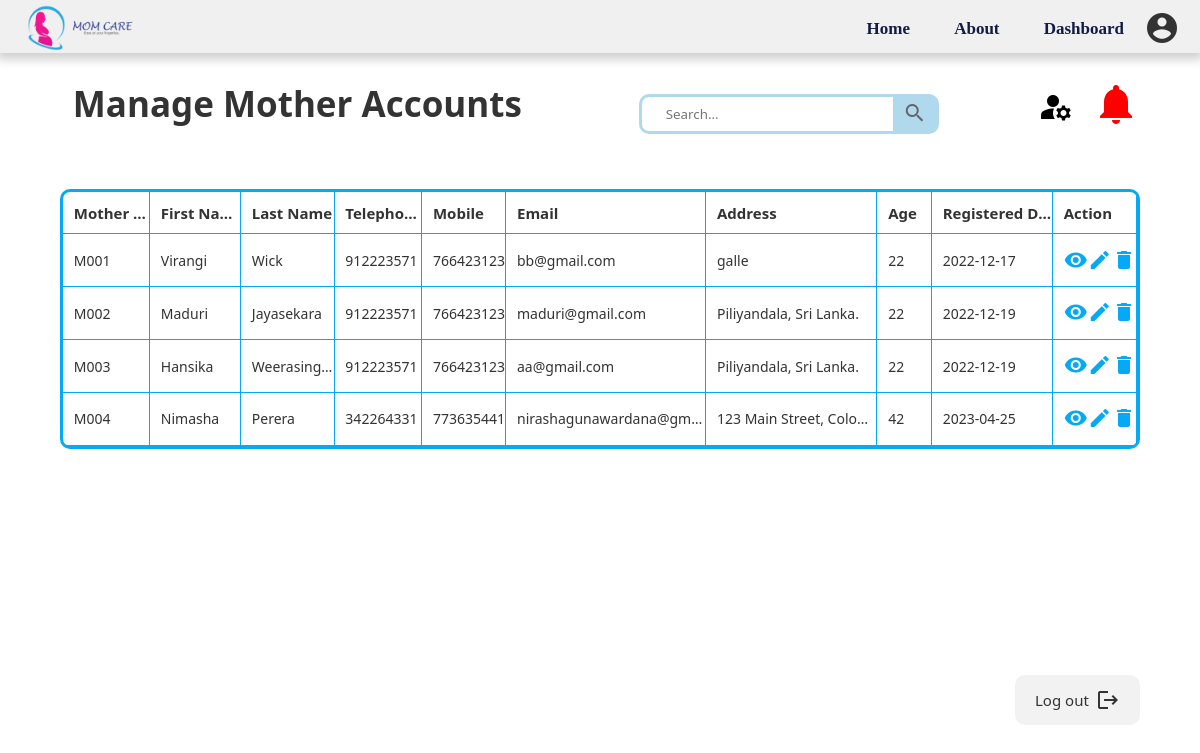
The page /View/Admin/admin-managemother.php (signed in) on the database its author committed.
### tables this page shows
CREATE TABLE IF NOT EXISTS `mother_details` (
  `mom_id` varchar(11) NOT NULL,
  `mom_fname` varchar(255) NOT NULL,
  `mom_mname` varchar(255) NOT NULL,
  `mom_lname` varchar(255) NOT NULL,
  `mom_landline` int NOT NULL,
  `mom_mobile` int NOT NULL,
  `mom_propic` varchar(255) NOT NULL,
  `mom_email` varchar(255) NOT NULL,
  `mom_password` varchar(255) NOT NULL,
  `mom_address` varchar(255) NOT NULL,
  `mom_DOB` date NOT NULL,
  `mom_age` int NOT NULL,
  `mom_regdate` date NOT NULL,
  `guardian_name` varchar(255) NOT NULL,
  `guardian_mobile` int NOT NULL,
  `reg_user_id` int NOT NULL,
  `mom_delivery_date` date DEFAULT NULL,
  PRIMARY KEY (`mom_id`),
  KEY `reg_user_id` (`reg_user_id`)
);

### Config/admin-managemotherprocess.php (called while the page is built)
<?php
require_once 'dbConnection.php';
$sql = "SELECT mom_id, mom_fname, mom_lname, mom_age, mom_address, mom_email, mom_mobile, mom_landline, mom_regdate FROM mother_details;";
$result = $con->query($sql);
?>

### View/Admin/admin-managemother.php (the view, shortened to what this page needs)
<?php
    include "../../Assets/Includes/header_admin.php";
    include "..\..\Config\admin-managemotherprocess.php";
?>
<!DOCTYPE html>
<html lang="en">
<head>
    <link rel="stylesheet" href="..\..\Assets\css\style-common.css" type="text/css">
</head>
<body>
    <div class="a-container">
        <div class="a-content">
            <div class="a-container-n">
                <h1>Manage Mother Accounts</h1>
                <form class="ma-searchbar" action="/action_page.php" style="margin:auto;max-width:300px">
                    <input type="text" placeholder="Search..." name="search">
                    <button type="submit"><i class="material-icons">search</i></button>
                </form>
                <div class="a-container-m">
                        <div class="a-dropdown"><div class="a-manage-icon"><i class="material-icons" alt="manage accounts">manage_accounts</i>
                        </div>
                        </div>
                        <a href = "admin-notification.php"><i class="material-icons" alt="notification icon">notifications</i></a>
                </div>
            </div>
            <div class="ma-table">
                <table>
                    <tr>
                        <th>Mother ID</th>
                        <th>First Name</th>
                        <th>Last Name</th>
                        <th>Telephone</th>
                        <th>Mobile</th>
                        <th>Email</th>
                        <th>Address</th>
                        <th>Age</th>
                        <th>Registered Date</th>
                        <th>Action</th>
                    </tr>
                    <?php
                    if ($result->num_rows>0){
                        while($row = $result->fetch_assoc()){
                            $id = $row['mom_id'];
                            $fname = $row['mom_fname'];
                            $lname = $row['mom_lname'];
                            $age = $row['mom_age'];
                            $address = $row['mom_address'];
                            $email = $row['mom_email'];
                            $tel1 = $row['mom_landline'];
                            $tel2 = $row['mom_mobile'];
                            $regdate = $row['mom_regdate'];
                    $output = '<tr>';
                    $output .= "<td>$id</td>";
                    $output .= "<td>$fname</td>";
                    $output .= "<td>$lname</td>";
                    $output .= "<td>$tel1</td>";
                    $output .= "<td>$tel2</td>";
                    $output .= "<td>$email</td>";
                    $output .= "<td>$address</td>";
                    $output .= "<td>$age</td>";
                    $output .= "<td>$regdate</td>";
                    $output .= '<td><div class="ma-actions">
                                <a href = "#"><div class="ma-img-action"><i class="material-icons" alt="view icon">visibility</i></div></a>
                                <a href = "admin-updatemother.php"><div class="ma-img-action"><i class="material-icons" alt="edit icon">edit</i></div></a>
                                <a href = "..\..\Config\admin-deletemotherprocess.php?status=delete&id=';
                $output .=$id;
                $output .='"><div class="ma-img-action"><i class="material-icons" alt="delete icon">delete</i></div></a>
                            </div>
                        </td>';
                    echo "$output";
                        }
                    }
                    ?>
                </table>
            </div>
        </div>
        <div class="a-content-2">
            <a href = "..\..\Config\admin-logout.php"><button>
                <div class="a-btn-text"><h6>Log out</h6></div>
                <i class="material-icons" alt="logout">logout</i>
            </button></a>
        </div>
    </div>
</body>
</html>

### Assets/css/style-common.css (style rules this page uses)
body { padding: 0; margin: 0; font-family: RobotoLight; font-size: 16px; color: #333333; background-color: #ffffff; }
h1 { text-align: center; margin-bottom: 20px; }
.a-container { position: absolute; right: 0; width: 100%; height: 100%; background-color: white; }
a { text-decoration: none; }
.a-content { position: relative; margin-top: 5%; min-height: 75%; }
.a-container-n { padding-top: 20px; display: flex; justify-content: space-between; }
.a-container-m { margin-right: 5%; display: flex; }
.a-container-m .material-icons { font-size: 48px; color: red; }
.a-manage-icon .material-icons { font-size: 36px; color: black; padding-top: 25%; margin-left: -50%; }
.a-content-2 { width:95%; display: flex; justify-content: space-between; padding-top: 15px; }
.a-content-2 button { padding: 10px 20px; border-style: none; border-radius: 10px; display: flex; justify-content: space-between; align-items: center; width: 125px; height: 50px; opacity: 0.8; margin-right: 5%; cursor: pointer; }
.a-container-n h1 { text-indent: 0.8rem; font-weight: 600; font-size: 35px; margin-left: 5%; }
.a-btn-text h6 { font-size: 15px; text-decoration: none; font-weight: 500; }
.a-dropdown { position: relative; display: inline-block; }
.ma-table { max-width: 90%; background-color: white; margin-left: 5%; margin-right: 5%; margin-top: 3.5%; position: absolute; border: 3.5px solid #05a9f5; border-radius: 10px; }
.ma-table table { width: 100%; border-collapse: collapse; }
.ma-table th { font-size: 15px; padding-bottom: 1%; padding-top: 2%; }
.ma-table td { font-size: 14px; }
.ma-table th, .ma-table td { padding: 1% 0% 1% 1%; text-align: left; border-bottom: 1px solid #05a9f5; border-right: 1px solid #05a9f5; width: 10%; white-space: nowrap; overflow: hidden; text-overflow: ellipsis; max-width: 200px; }
.ma-actions { display: flex; align-items: center; justify-content: space-around; }
.ma-actions a .material-icons { font-size: 24px; margin-top: 10%; color: #05a9f5; }
.ma-searchbar { display: flex; width: 350rem; height: 5vh; background-color: white; border: 3px solid rgb(177, 217, 238); border-radius: 10px; outline-style: none; }
.ma-searchbar button { border-style: none; background-color: rgb(177, 217, 238); width: 15%; }
.ma-searchbar button .material-icons { font-size: 24px; padding: 5%; color: #666668; }
.ma-searchbar input { border-style: none; outline-style: none; padding: 15px; width: 85%; margin-left: 3%; }

### Assets/Includes/header_admin.php (style rules this page uses)
body { margin: 0%; font-family: system-ui, -apple-system, BlinkMacSystemFont, 'Segoe UI', Roboto, Oxygen, Ubuntu, Cantarell, 'Open Sans', 'Helvetica Neue', sans-serif; }

### View/Admin/admin-managemother.php (style rules this page uses)
* { margin: 0; padding: 0; box-sizing: border-box; font-family: system-ui, -apple-system, BlinkMacSystemFont, 'Segoe UI', Roboto, Oxygen, Ubuntu, Cantarell, 'Open Sans', 'Helvetica Neue', sans-serif; }

### rows shown on the page
mother_details: mom_id "M001", mom_fname "Virangi", mom_lname "Wick", mom_landline "912223571", mom_mobile "766423123", mom_email "bb@gmail.com", mom_address "galle", mom_age "22", mom_regdate "2022-12-17"
mother_details: mom_id "M002", mom_fname "Maduri", mom_lname "Jayasekara", mom_landline "912223571", mom_mobile "766423123", mom_email "maduri@gmail.com", mom_address "Piliyandala, Sri Lanka.", mom_age "22", mom_regdate "2022-12-19"
mother_details: mom_id "M003", mom_fname "Hansika", mom_lname "Weerasing…", mom_landline "912223571", mom_mobile "766423123", mom_email "aa@gmail.com", mom_address "Piliyandala, Sri Lanka.", mom_age "22", mom_regdate "2022-12-19"
mother_details: mom_id "M004", mom_fname "Nimasha", mom_lname "Perera", mom_landline "342264331", mom_mobile "773635441", mom_email "nirashagunawardana@gm…", mom_address "123 Main Street, Colo…", mom_age "42", mom_regdate "2023-04-25"
